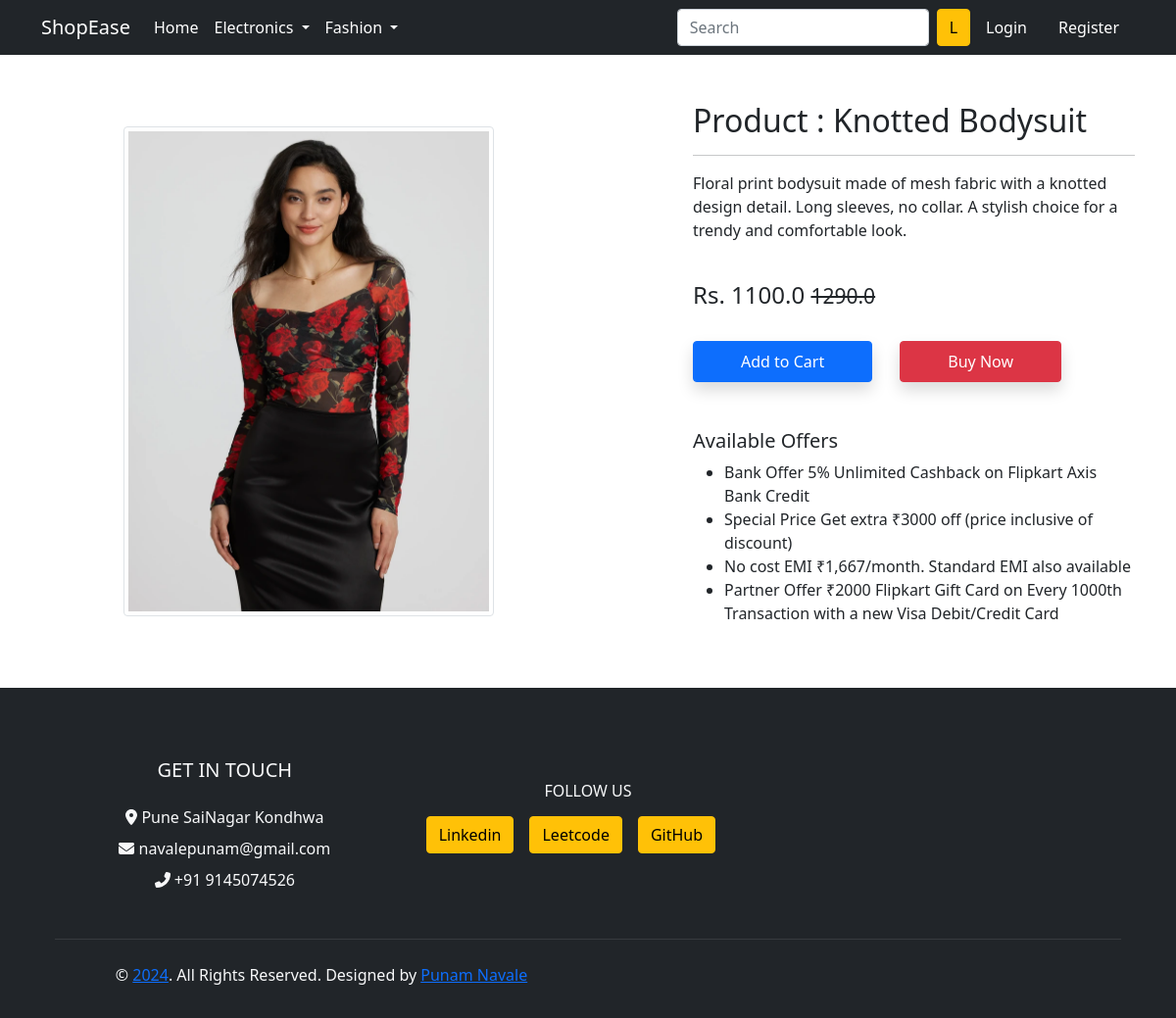
/product-detail/6, run on the app's committed database.
### app/models.py (models this page shows, shortened)
class Product(models.Model):
    title = models.CharField(max_length=100)
    selling_price=models.FloatField()
    discounted_price=models.FloatField()
    description=models.TextField()
    brand = models.CharField(max_length=100)
    category = models.CharField(choices=CATEGORY_CHOICES,max_length=2)
    product_image = models.ImageField(upload_to='productimg')

### app/views.py (the view)
# urls.py: path('product-detail/<int:pk>', views.ProductDetailView.as_view(), name='product-detail'),
class ProductDetailView(View):
    def get(self,request,pk):
        product = Product.objects.get(pk=pk)
        item_already_in_cart = False
        if request.user.is_authenticated:
            item_already_in_cart  = Cart.objects.filter(Q(product=product.id) & Q(user=request.user)).exists()
        return render(request,'app/productdetail.html',{'product':product,'item_already_in_cart ':item_already_in_cart })

### app/templates/app/productdetail.html (shortened to what this page needs)
{% extends 'app/base.html' %}
{% load static %}
{% block main-content %}
<div class="container my-5">
 <div class="row">
  <div class="col-sm-6 text-center align-self-center">
   <img src="{{product.product_image.url}}" alt="" class="img-fluid img-thumbnail " >
  </div>
  <div class="col-sm-5 offset-sm-1">
   <h2>Product : {{product.title}}</h2>
   <hr>
   <p>{{product.description}}</p> <br>
   <h4>Rs. {{product.discounted_price}} <small class="fw-light text-decoration-line-through">{{product.selling_price}}</small></h4> <br>
    {% if not request.user.is_authenticated %}
    <form action="/add-to-cart" class="d-inline">
        <button type="submit" class="btn btn-primary shadow px-5 py-2">Add to Cart</button>
       </form>
    {%endif%}
   <a href="{% url 'checkout' %}" class="btn btn-danger shadow px-5 py-2 ms-4">Buy Now</a>
   <h5 class="mt-5">Available Offers</h5>
   <ul>
    <li>Bank Offer 5% Unlimited Cashback on Flipkart Axis Bank Credit</li>
    <li>Special Price Get extra ₹3000 off (price inclusive of discount)</li>
    <li>No cost EMI ₹1,667/month. Standard EMI also available</li>
    <li>Partner Offer ₹2000 Flipkart Gift Card on Every 1000th Transaction with a new Visa Debit/Credit Card</li>
   </ul>
  </div>
 </div>
</div>
{% endblock main-content %}

### data on the page
Product: product_image (picture), title "Knotted Bodysuit", description "Floral print bodysuit made of mesh fabric with a knotted design detail. Long sleeves, no collar. A stylish choice for a trendy and comfortable look.", discounted_price "1100.0", selling_price "1290.0"

### other printed values
{{ request.user.username |default:"l"|first }} "L"
